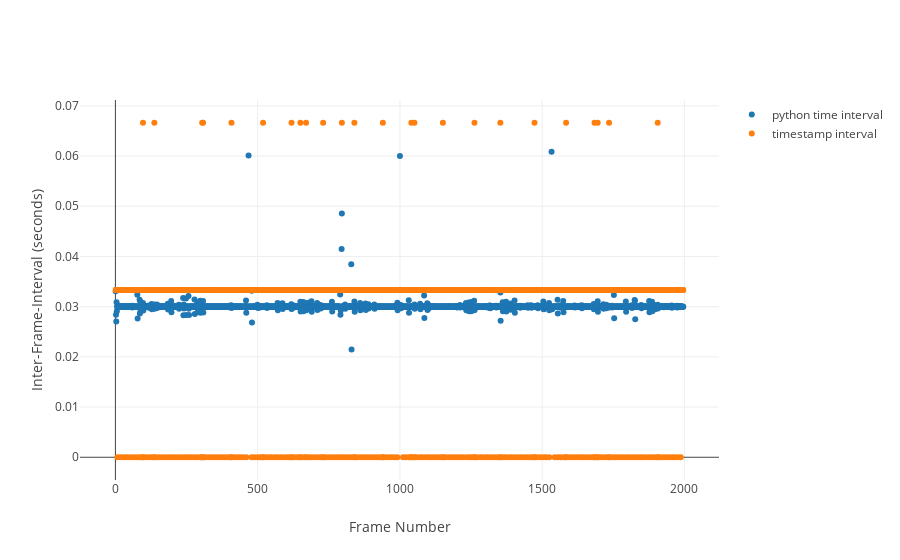

Notebook cell for this chart:
### Code cell
# microseconds into video recording (when event was logged)
timestampInterval = np.diff( frame_df['value'].astype(float).values ) / 1000 / 1000
# python time the event was logged
timeInterval = np.diff( frame_df['secondsSinceStart'].astype(float).values )
#
frameNumber = frame_df['str'].astype(int).values

timestampData = {
        'x': frameNumber, 
        'y': timestampInterval, 
        'text': '', 
        'mode': 'markers', 
        'name': 'timestamp interval'
    }

timeData = {
        'x': frameNumber, 
        'y': timeInterval, 
        'text': '', 
        'mode': 'markers', 
        'name': 'python time interval'
    }

fig = {
    'data': [timeData, timestampData],
    'layout': {
        'xaxis': {'title': 'Frame Number'},
        'yaxis': {'title': "Inter-Frame-Interval (seconds)"}
    }
}

iplot(fig, filename='pandas/multiple-scatter')

### Figure 1 — Plotly figure (JSON) as saved in the notebook; plotly's stock layout.template omitted (floating-point values rounded to 4 significant figures; data arrays with more than 128 entries replaced by an {"elided": "..."} marker saying what was removed)
{"data": [{"mode": "markers", "name": "python time interval", "text": "", "x": {"elided": "1994 int values"}, "y": {"elided": "1993 float values"}}, {"mode": "markers", "name": "timestamp interval", "text": "", "x": {"elided": "1994 int values"}, "y": {"elided": "1993 float values"}}], "layout": {"xaxis": {"title": "Frame Number"}, "yaxis": {"title": "Inter-Frame-Interval (seconds)"}}}
